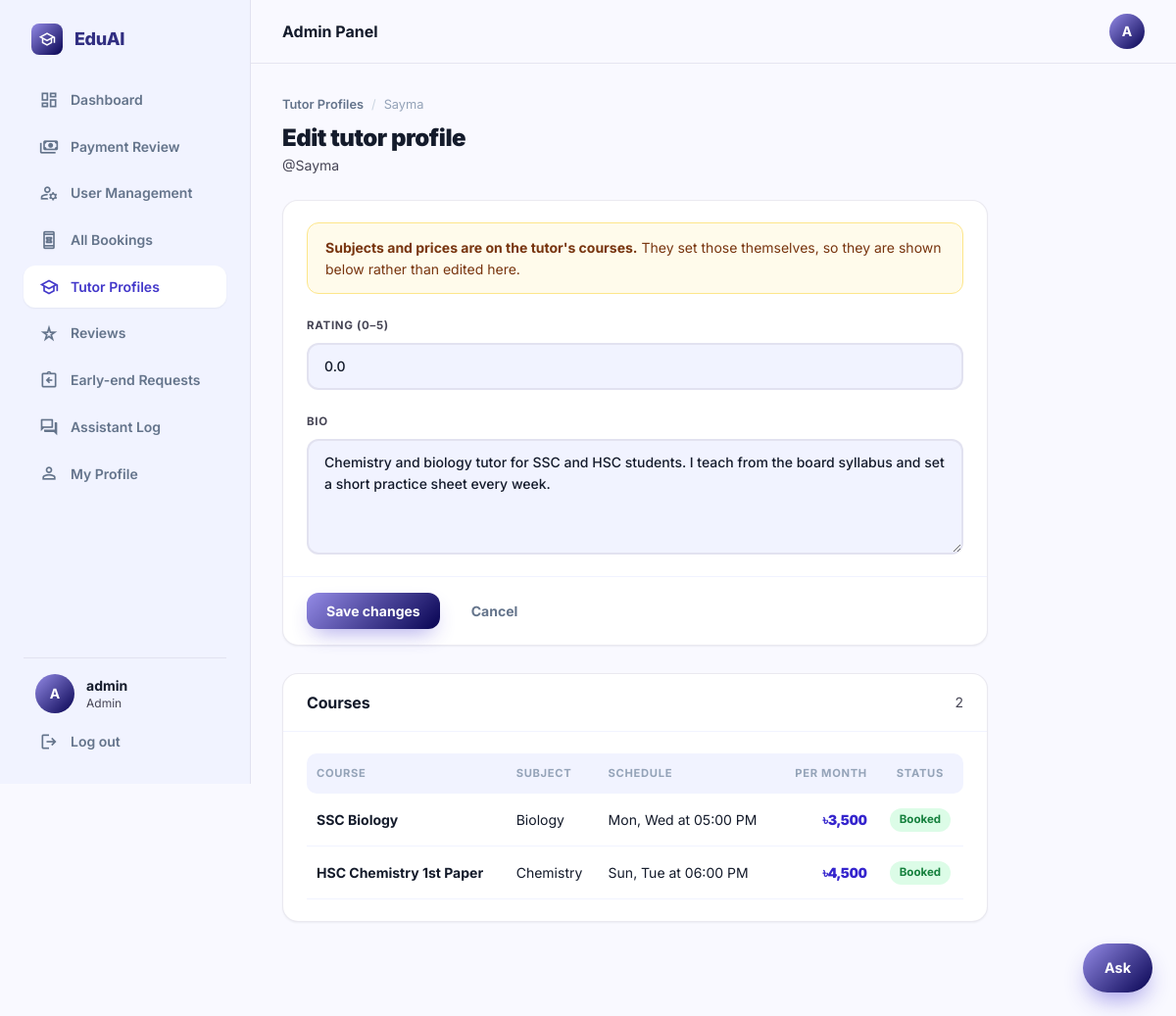
The page /admin-panel/tutors/12/edit/ (signed in) on the database its author committed.
### accounts/models.py (models this page shows, shortened)
class User(AbstractUser):
    ROLE_CHOICES = (
        ('student', 'Student'),
        ('tutor', 'Tutor'),
    )
    VERIFICATION_STATUS_CHOICES = (
        ('unverified', 'Not submitted'),
        ('pending', 'Pending review'),
        ('verified', 'Verified'),
        ('rejected', 'Rejected'),
    )
    role = models.CharField(max_length=10, choices=ROLE_CHOICES)
    avatar = models.ImageField(upload_to='avatars/', blank=True, null=True)
    phone = models.CharField(max_length=20, blank=True, null=True)
    education = models.CharField(max_length=150, blank=True, null=True,
                                  help_text='e.g. BSc in CSE, Dhaka University')
    id_card_number = models.CharField(max_length=40, blank=True, null=True,
                                      help_text='University ID card number')
    id_card_front = models.ImageField(upload_to='id_cards/', storage=private_storage,
                                      blank=True, null=True)
    id_card_back = models.ImageField(upload_to='id_cards/', storage=private_storage,
                                     blank=True, null=True)
    bio = models.TextField(blank=True, null=True)
    nid_number = models.CharField(max_length=30, blank=True, null=True)
    nid_image = models.ImageField(upload_to='nid_cards/', storage=private_storage,
                                  blank=True, null=True,
                                  help_text='Photo/scan of the NID — required for tutor registration')
    nid_verification_status = models.CharField(
        max_length=10, choices=VERIFICATION_STATUS_CHOICES, default='unverified',
    )

### tutors/models.py (models this page shows, shortened)
class TutorProfile(models.Model):
    user = models.OneToOneField(User, on_delete=models.CASCADE,
                                related_name='tutor_profile')
    bio = models.TextField(help_text='How you would introduce yourself to a student')
    rating = models.FloatField(default=0)
    created_at = models.DateTimeField(auto_now_add=True)
    updated_at = models.DateTimeField(auto_now=True)

class Course(models.Model):
    DAY_CHOICES = [
        ('0', 'Sun'), ('1', 'Mon'), ('2', 'Tue'), ('3', 'Wed'),
        ('4', 'Thu'), ('5', 'Fri'), ('6', 'Sat'),
    ]
    tutor = models.ForeignKey(User, on_delete=models.CASCADE,
                              related_name='courses')
    subject = models.CharField(max_length=60,
                               help_text="The subject, as a student would search for it")
    name = models.CharField(max_length=120,
                            help_text='What you call this course')
    days = models.CharField(max_length=50,
                            help_text="Comma separated days like '0,2,4'")
    time = models.TimeField(help_text='When the class starts')
    months = models.PositiveIntegerField(
        default=1, validators=[MinValueValidator(1)],
        help_text='How many months the course runs')
    monthly_rate = models.DecimalField(
        max_digits=10, decimal_places=2, validators=[MinValueValidator(1)],
        help_text='What a student pays per month')
    is_active = models.BooleanField(
        default=True, help_text='Uncheck to stop taking new students')
    created_at = models.DateTimeField(auto_now_add=True)
    updated_at = models.DateTimeField(auto_now=True)
    class Meta:
        ordering = ['subject', 'name']
    @property
    def day_names(self):
        labels = dict(self.DAY_CHOICES)
        return [labels[d.strip()] for d in self.days.split(',')
                if d.strip() in labels]
    @property
    def schedule_display(self):
        days = ', '.join(self.day_names)
        return f'{days} at {self.time:%I:%M %p}' if days else f'{self.time:%I:%M %p}'
    @property
    def active_booking(self):
        return next((b for b in self.bookings.all()
                     if b.status in ('pending', 'confirmed')), None)

### quick_tutor/admin_views.py (the view)
        def wrapper(request, *args, **kwargs):
            if not request.user.is_authenticated:
                return redirect('login')
            if not test(request.user):
                messages.error(request, denial)
                return redirect('home')
            return view_fn(request, *args, **kwargs)

### chatbot/context_processors.py (called while the page is built)
def assistant(request):
    return {'chat_starters': json.dumps(list(_starters(request.user)))}

### chatbot/views.py (called while the page is built, shortened)
def _starters(user):
    if not user.is_authenticated:
        return ('How much does a tutor cost?',
                'How do I book a tutor?',
                'How do refunds work?',
                'How do I become a tutor?')
    if user.is_staff or user.is_superuser:
        return ('What needs reviewing?',
                'How many payments are waiting?',
                'How much is owed in refunds?')

### quick_tutor/admin_views.py (called while the page is built)
def _gate(test, denial):
    def decorator(view_fn):
        def wrapper(request, *args, **kwargs):
            if not request.user.is_authenticated:
                return redirect('login')
            if not test(request.user):
                messages.error(request, denial)
                return redirect('home')
            return view_fn(request, *args, **kwargs)
        wrapper.__name__ = view_fn.__name__
        wrapper.__doc__ = view_fn.__doc__
        return wrapper
    return decorator

@staff_required
def admin_tutor_edit(request, pk):
    profile = get_object_or_404(
        TutorProfile.objects.select_related('user').prefetch_related('user__courses'),
        pk=pk,
    )
    if request.method == 'POST':
        profile.bio = request.POST.get('bio', profile.bio)
        profile.rating = request.POST.get('rating', profile.rating)
        profile.save()
        messages.success(request, f'Tutor profile for {profile.user.username} updated.')
        return redirect('admin-tutors')
    return render(request, 'admin_panel/tutor_edit.html', {
        'profile': profile,
        'courses': profile.user.courses.all(),
    })

### quick_tutor/templatetags/assets.py (called while the page is built)
def _version(path):
    try:
        absolute = finders.find(path)
        if absolute and os.path.exists(absolute):
            return str(int(os.path.getmtime(absolute)))
    except Exception:                      # pragma: no cover - never break a page
        pass
    return ''

@register.simple_tag
def static_v(path):
    url = static(path)
    if settings.DEBUG:
        stamp = _version(path)
    else:
        if path not in _versions:
            _versions[path] = _version(path)
        stamp = _versions[path]
    return f'{url}?v={stamp}' if stamp else url

### templates/admin_panel/tutor_edit.html (shortened to what this page needs)
{% extends 'base/luminary_base.html' %}
{% block page_title %}Edit tutor profile{% endblock %}
{% block nav_admin_tutors %}is-active{% endblock %}
{% block breadcrumbs %}
<nav class="crumbs" aria-label="Breadcrumb">
  <a href="/admin-panel/tutors/">Tutor Profiles</a> <span aria-hidden="true">/</span>
  <span>{{ profile.user.username }}</span>
</nav>
{% endblock %}
{% block page_subtitle %}<p>@{{ profile.user.username }}</p>{% endblock %}
{% block content %}
<div class="container--narrow" style="padding:0">
<form method="POST" class="card">
  <div class="card__body stack">
    <div class="notice">
      <strong>Subjects and prices are on the tutor's courses.</strong>
      They set those themselves, so they are shown below rather than edited
      here.
    </div>
    <div class="field">
      <label for="f-rating">Rating (0–5)</label>
      <input type="number" name="rating" id="f-rating" value="{{ profile.rating }}" step="0.1" min="0" max="5">
    </div>
    <div class="field">
      <label for="f-bio">Bio</label>
      <textarea name="bio" id="f-bio" rows="4">{{ profile.bio }}</textarea>
    </div>
  </div>
  <div class="card__foot row">
    <button type="submit" class="btn btn--primary">Save changes</button>
    <a href="/admin-panel/tutors/" class="btn btn--quiet">Cancel</a>
  </div>
</form>
<section class="card" style="margin-top:28px">
  <div class="card__head">
    <h3>Courses</h3>
    <span class="small muted">{{ courses|length }}</span>
  </div>
  <div class="card__body">
    {% if courses %}
    <div class="tablewrap">
      <table class="data">
        <thead>
          <tr><th>Course</th><th>Subject</th><th>Schedule</th>
              <th class="right">Per month</th><th class="center">Status</th></tr>
        </thead>
        <tbody>
          {% for course in courses %}
          <tr>
            <td class="strong">{{ course.name }}</td>
            <td>{{ course.subject }}</td>
            <td class="small">{{ course.schedule_display }}</td>
            <td class="right"><span class="money num">৳{{ course.monthly_rate|floatformat:"0g" }}</span></td>
            <td class="center">
              {% if not course.is_active %}<span class="pill pill--rejected">Unpublished</span>
              {% elif course.active_booking %}<span class="pill pill--approved">Booked</span>
              {% else %}<span class="pill pill--pending">Open</span>{% endif %}
            </td>
          </tr>
          {% endfor %}
        </tbody>
      </table>
    </div>
    {% else %}
    <p class="muted">This tutor has published no courses, so nobody can book them.</p>
    {% endif %}
  </div>
</section>
</div>
{% endblock %}

### templates/base/luminary_base.html (shortened to what this page needs)
<!DOCTYPE html>
{% load static %}
{% load assets %}
<html lang="en">
<head>
<link rel="stylesheet" href="{% static_v 'css/eduai.css' %}"/>
</head>
<body>
<div class="app">
<aside class="sidebar">
  <a href="/" class="brand">
    <span class="brand__tile"><span class="ms" aria-hidden="true">school</span></span>
    EduAI
  </a>
  <nav class="sidenav" aria-label="Main">
    {% if user.is_authenticated %}
    <a href="/dashboard/" class="{% block nav_dashboard %}{% endblock %}"><span class="ms" aria-hidden="true">dashboard</span> Dashboard</a>
    {% endif %}
    {% if not user.is_authenticated %}
    <a href="/"><span class="ms" aria-hidden="true">home</span> Home</a>
    <a href="/tutors/" class="{% block nav_browse %}{% endblock %}"><span class="ms" aria-hidden="true">search</span> Find Tutors</a>
    <a href="/reviews/" class="{% block nav_reviews %}{% endblock %}"><span class="ms" aria-hidden="true">star_rate</span> Student Reviews</a>
    {% elif user.is_superuser or user.is_staff %}
    <a href="/payments/manage/" class="{% block nav_pay_admin %}{% endblock %}"><span class="ms" aria-hidden="true">payments</span> Payment Review</a>
    <a href="/admin-panel/users/" class="{% block nav_admin_users %}{% endblock %}"><span class="ms" aria-hidden="true">manage_accounts</span> User Management</a>
    <a href="/admin-panel/bookings/" class="{% block nav_all_bookings %}{% endblock %}"><span class="ms" aria-hidden="true">book_online</span> All Bookings</a>
    <a href="/admin-panel/tutors/" class="{% block nav_admin_tutors %}{% endblock %}"><span class="ms" aria-hidden="true">school</span> Tutor Profiles</a>
    <a href="/admin-panel/reviews/" class="{% block nav_admin_reviews %}{% endblock %}"><span class="ms" aria-hidden="true">star_rate</span> Reviews</a>
    <a href="/admin-panel/requests/" class="{% block nav_admin_requests %}{% endblock %}"><span class="ms" aria-hidden="true">assignment_return</span> Early-end Requests</a>
    <a href="/admin-panel/chat/" class="{% block nav_admin_chat %}{% endblock %}"><span class="ms" aria-hidden="true">forum</span> Assistant Log</a>
    {% endif %}
    {% if user.is_authenticated %}
    <a href="/accounts/profile/" class="{% block nav_profile %}{% endblock %}"><span class="ms" aria-hidden="true">person</span> My Profile</a>
    {% endif %}
  </nav>
  <div class="sidebar__foot">
    {% if user.is_authenticated %}
    <div class="sidebar__user">
      {% if user.avatar %}
        <img src="{{ user.avatar.url }}" alt="" class="avatar" style="width:40px;height:40px;border-radius:9999px">
      {% else %}
        <span class="avatar" style="width:40px;height:40px;border-radius:9999px">{{ user.username|upper|first }}</span>
      {% endif %}
      <div style="min-width:0">
        <p class="sidebar__name">{{ user.get_full_name|default:user.username }}</p>
        <p class="sidebar__role">{% if user.is_superuser or user.is_staff %}Admin{% else %}{{ user.role }}{% endif %}</p>
      </div>
    </div>
    <a href="/accounts/logout/" class="sidebar__logout"><span class="ms" aria-hidden="true">logout</span> Log out</a>
    {% else %}
    <a href="/accounts/register/" class="btn btn--primary btn--block">Join for free</a>
    <a href="/accounts/login/" class="btn btn--secondary btn--block">Log in</a>
    {% endif %}
  </div>
</aside>
<div class="app__main">
  <header class="appbar">
    <p class="appbar__title">{% block appbar_title %}{% if user.is_superuser or user.is_staff %}Admin Panel{% elif user.role == 'student' %}Student Portal{% elif user.role == 'tutor' %}Tutor Portal{% else %}EduAI{% endif %}{% endblock %}</p>
    <div class="appbar__right">
      {% if user.is_authenticated %}
      <a href="/accounts/profile/" title="{{ user.username }}">
        {% if user.avatar %}
          <img src="{{ user.avatar.url }}" alt="{{ user.username }}" class="avatar"/>
        {% else %}
          <span class="avatar">{{ user.username|upper|first }}</span>
        {% endif %}
      </a>
      {% else %}
      <div class="appbar__guest">
        <a href="/accounts/login/" class="btn btn--quiet btn--sm">Log in</a>
        <a href="/accounts/register/" class="btn btn--primary btn--sm">Join</a>
      </div>
      {% endif %}
    </div>
  </header>
  {% block pagehead %}
  <div class="pagehead">
    <div class="container">
      {% block breadcrumbs %}{% endblock %}
      <div class="pagehead__title">
        <h1>{% block page_title %}EduAI{% endblock %}</h1>
      </div>
      {% block page_subtitle %}{% endblock %}
    </div>
  </div>
  {% endblock %}
  {% block main %}
  <main class="page">
    <div class="container">
      {% block content %}{% endblock %}
    </div>
  </main>
  {% endblock %}
</div>
</div>
{% include 'chatbot/widget.html' %}
</body>
</html>

### rows shown on the page
User: username|first "A", get_full_name "admin"
TutorProfile: user.username "Sayma", rating "0.0", bio "Chemistry and biology tutor for SSC and HSC students. I teach from the board syllabus and set a short practice sheet every week."
Course: name "SSC Biology", subject "Biology", schedule_display "Mon, Wed at 05:00 PM", monthly_rate "3,500", is_active "Booked"
Course: name "HSC Chemistry 1st Paper", subject "Chemistry", schedule_display "Sun, Tue at 06:00 PM", monthly_rate "4,500", is_active "Booked"

### other values the page prints
{{ courses|length }} "2"
